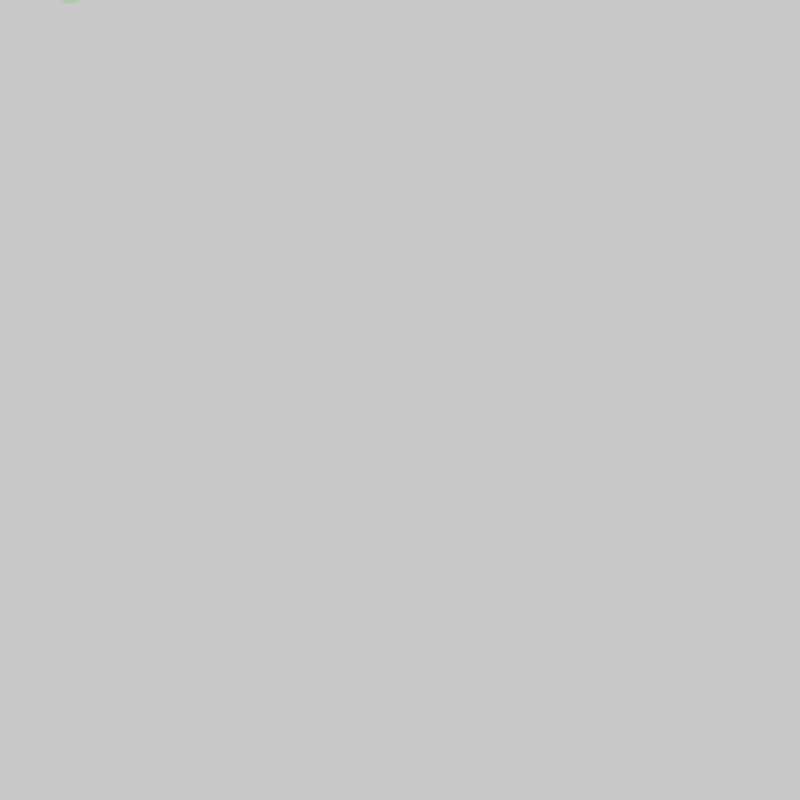
Frame 1 (no input)
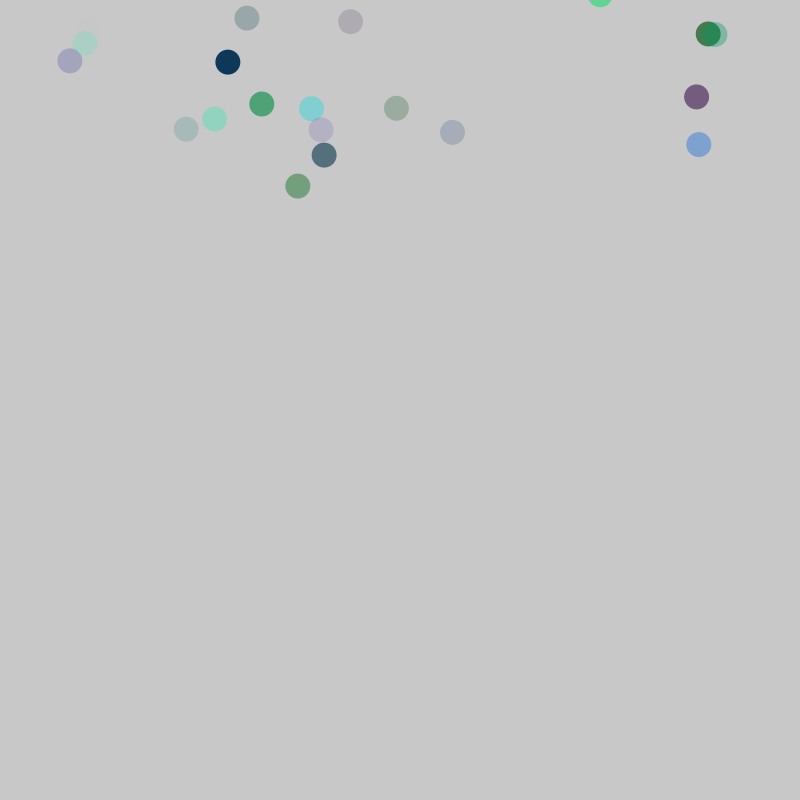
Frame 60 (the mouse pressed at the canvas centre just before this capture)
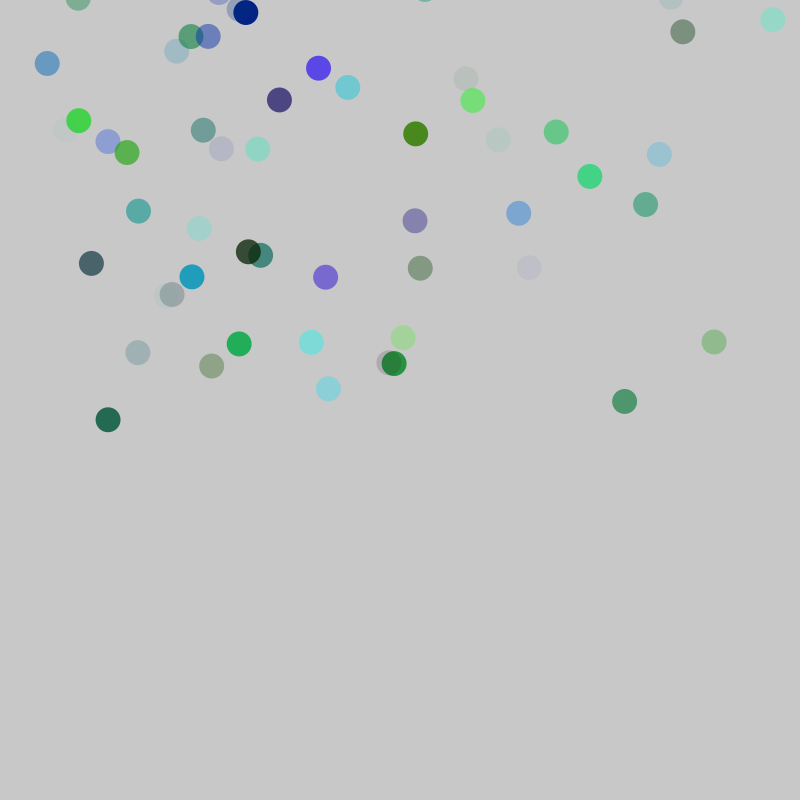
Frame 120 (the mouse held since frame 60 and released just before this capture)

The Processing sketch that drew these frames (run headless with seeded random() and noise(); from frame 60 on, the mouse is pressed at the canvas centre):

// Processing sketch: spring
// ── spring.pde

ArrayList<Particle> particles = new ArrayList<Particle>();
//Particle p = new Particle();

void setup(){
  size(800,800);
  
  for(int i = 0; i < 100; i++){
    particles.add(new Particle(random(0.1), random(50, 705), random(400), random(-height, 0)));
    //particles.add(new Particle(300, 250, height/2));
  }
}

void draw(){
  background(200);
  
  for(Particle p : particles){
    p.display();
    p.update();
  }
}

// ── Particle.pde

class Particle {
  float init;
  PVector pos = new PVector(0,0);
  PVector vel = new PVector(2,3);
  float k = 0.005;
  
  PVector fSpring = new PVector(0,0);
  
  Particle(float k, float init, float posx, float posy){
    this.k = k;
    this.init = init;
    pos.x = posx;
    pos.y = posy;
  }
  
  void display(){
    noStroke();
    fill(random(55), random(255), random(250), random(255));
    ellipse(pos.x, pos.y, 25, 25);
  }
  
  void update(){
    
    fSpring.x = k*(init-pos.x);
    if(vel.y < 10){
      fSpring.y = 0.01;
    } else if (vel.y > 25) {
      fSpring.y = -0.01;
    }
    
    print(vel.y + "   ");
    PVector fOrbit = new PVector();
 
    
    vel.add(fSpring);
    pos.add(vel);
    
    if(pos.y > height){
      pos.y = -50;
    }
  }
}
